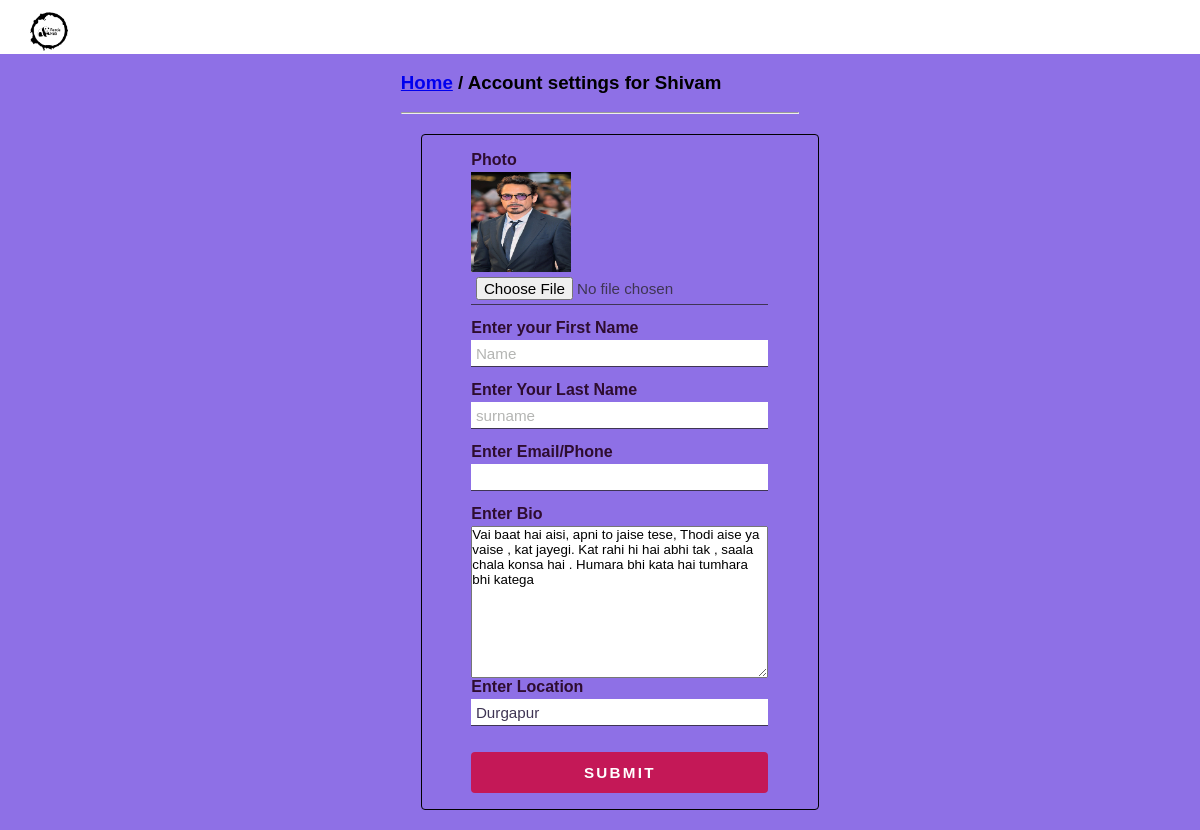
Screenshot of /settings (signed in) with the database file from the repository.
### core/models.py (models this page shows)
class Profile(models.Model):
    user = models.ForeignKey(User, on_delete=models.CASCADE)
    id_user = models.IntegerField()
    bio = models.TextField(blank=True)
    profileimg = models.ImageField(upload_to="profile_images", default="noimage.jpg")
    location = models.CharField(max_length=100, blank=True)

### core/views.py (the view, shortened to what this page needs)
# urls.py: path('settings', views.settings, name='settings.html'),
@login_required(login_url='signin.html')
def settings(request):
    user_profile = Profile.objects.get(user=request.user)
    return render(request, "settings.html", {'user_profile': user_profile})

### template/settings.html (shortened to what this page needs)
{% load static %}
<!DOCTYPE html>
<html lang="en">
<head>
    <link rel="stylesheet" href="{% static 'assets/settings.css' %}">
</head>
<body>
    <nav>
        <div class="nav">
            <img src="{%static 'img/logo.png' %}" class="brand-img" style="height: 43px;">
    </div>
    </nav>
    <div class="container">
    <form action="" method="post" enctype="multipart/form-data">
        <br>
        <h3> <a href="/">Home</a> / Account settings for <b>{{user.username}}</b></h3>
        <br>
        <hr>
        <div class="form">
            <label>Photo</label>
            <img width="100" height="100" src="{{user_profile.profileimg.url}}" alt="">
            <input type="file" name="image" value="">
            <label for="name">Enter your First Name</label>
            <input type="text" id="name" name="fname" placeholder="Name" pattern="[a-zA-Z]">
            <label for="surname">Enter Your Last Name</label>
            <input type="text" id="surname" name="lname" placeholder="surname">
            <label for="email">Enter Email/Phone</label>
            <input type="text" id="email" name="contact" value="{{user_profile.contact}}">
            <label for="bio">Enter Bio</label>
            <textarea name="bio" id="bio" cols="30" rows="10">{{user_profile.bio}}</textarea>
            <label for="location">Enter Location</label>
            <input type="text" id="location" name="location" value="{{user_profile.location}}">
            <button type="submit">Submit</button>
        </div>
    </form>
</div>
</body>
</html>

### static/assets/settings.css (style rules this page uses)
* { margin: 0; padding: 0; box-sizing: border-box; font-family: sans-serif, 'poppins'; }
body { background-color: #8e70e6; }
nav { background: white; height: 54px; }
.nav { display: flex; justify-content: space-between; align-items: center; padding: 10px 30px; }
.container { display: flex; justify-content: center; align-items: center; }
.form { border: 1px solid black; padding: 1em 3.1em; margin: 5%; width: 100%; display: flex; flex-direction: column; justify-content: center; border-radius: 4px; }
form label { display: block; margin-bottom: 0.2em; font-weight: 600; color: #2e0d30; }
form input { font-size: 0.95em; font-weight: 400; color: #3f3554; padding: 0.3em; border: none; border-bottom: 0.12em solid #3f3554; outline: none; }
form input::placeholder { color: #b4b5b3; }
form input:not(:last-child) { margin-bottom: 0.9em; }
form button { font-size: 0.95em; padding: 0.8em 0; border-radius: 4px; border: none; outline: none; background-color: #c41857; color: #fff; text-transform: uppercase; font-weight: 600; cursor: pointer; letter-spacing: 0.15em; margin-top: 0.8em; }

### rows the page displays
Profile: profileimg (picture), bio "Vai baat hai aisi, apni to jaise tese, Thodi aise ya vaise , kat jayegi. Kat rahi hi hai abhi tak , saala chala konsa hai . Humara bhi kata hai tumhara bhi katega", location "Durgapur"

### other values shown
{{ user.username }} "Shivam"
